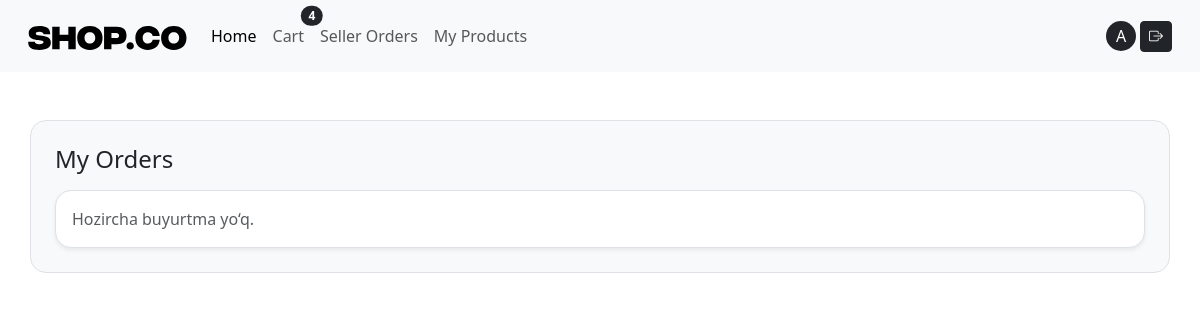
The page /my-orders/ (signed in) on the database as committed earlier.
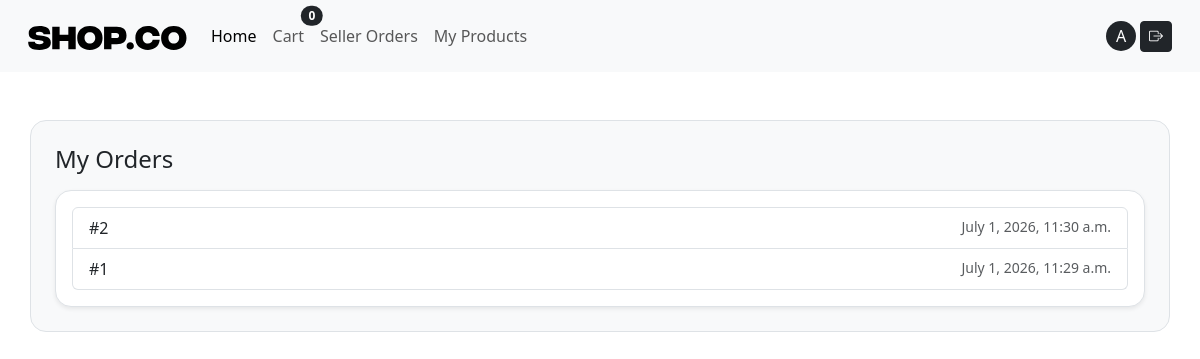
The same page on the database as committed later.
### cart/models.py (models this page shows, shortened)
class Cart(models.Model):
   user = models.OneToOneField(settings.AUTH_USER_MODEL, on_delete=models.CASCADE, related_name='cart')
   created_at = models.DateField(auto_now_add=True)
   updated_at = models.DateField(auto_now=True)
   def total_qty(self):
       return sum(item.qty for item in self.items.all())

class CartItem(models.Model):
   cart = models.ForeignKey(Cart, on_delete=models.CASCADE, related_name="items")
   product = models.ForeignKey(Product, on_delete=models.CASCADE, related_name="cart_items")
   qty = models.PositiveIntegerField(default=1)
   unit_price = models.DecimalField(max_digits=12, decimal_places=2, default=Decimal("0.00"))
   created_at = models.DateTimeField(auto_now_add=True)

### orders/models.py (models this page shows, shortened)
class Order(models.Model):
   user = models.ForeignKey(  # buyurtma egasi (xaridor)
       settings.AUTH_USER_MODEL,
       on_delete=models.CASCADE,
       related_name="orders"
   )
   full_name = models.CharField(max_length=120)  # checkoutdagi ism-familiya
   phone = models.CharField(max_length=30)  # telefon
   address = models.TextField()  # manzil (sodda variant)
   delivery_method = models.CharField(max_length=50, default="standard")  # yetkazish turi
   note = models.TextField(blank=True)  # izoh (ixtiyoriy)
   created_at = models.DateTimeField(auto_now_add=True)  #yaratilgan vaqt

### orders/views.py (the view)
# urls.py: path("my-orders/", views.MyOrdersListView.as_view(), name="my_orders"),  # history
class MyOrdersListView(LoginRequiredMixin, ListView):
   model = Order
   template_name = "orders/my_orders.html"
   context_object_name = "orders"
   paginate_by = 10  # 10 tadan ko‘rsatadi
   def get_queryset(self):
       return Order.objects.filter(user=self.request.user).order_by("-created_at")

### cart/context_processors.py (called while the page is built)
def cart(request):
    if request.user.is_authenticated:
        cart, _ = Cart.objects.get_or_create(user=request.user)
        return {'cart': cart}
    return {'cart': None}

### templates/orders/my_orders.html (shortened to what this page needs)
{% extends "base.html" %}
{% block content %}
<div class="container border rounded p-4 rounded-4 my-5 bg-light">
<h1 class="h4 mb-3">My Orders</h1>
<div class="card shadow-sm border rounded-4">
 <div class="card-body">
   {% if orders %}
     <ul class="list-group">
       {% for o in orders %}
         <a class="list-group-item list-group-item-action d-flex justify-content-between"
            href="{% url 'order_detail' o.id %}">
           <span>#{{ o.id }}</span>
           <span class="text-muted small">{{ o.created_at }}</span></a>
       {% endfor %}</ul>
   {% else %}
     <p class="text-muted mb-0">Hozircha buyurtma yo‘q.</p>
   {% endif %}</div></div>
</div>
{% endblock %}

### templates/includes/navbar.html (shortened to what this page needs)
{% load static %}
<nav class="navbar navbar-expand-lg bg-body-tertiary p-3">
  <div class="container-fluid">
    <a class="navbar-brand" href="/"><img src="{% static 'images/logo.svg' %}" alt=""/></a>
    <div class="collapse navbar-collapse" id="navbarSupportedContent">
      <ul class="navbar-nav me-auto mb-2 mb-lg-0">
        <li class="nav-item">
          <a class="nav-link active" aria-current="page" href="/">Home</a>
        </li>
        <li class="nav-item">
          <a href="{% url 'cart_detail' %}" class="nav-link position-relative btn btn-sm ">
  Cart
  <span class="position-absolute top-0 start-100 translate-middle badge rounded-pill bg-dark">
     {{ cart.total_qty }}
  </span>
</a>
        </li>
        <li class="nav-item">
          {% if request.user.is_authenticated %}
 {% if request.user.role == "SELLER" %}
   <a class="nav-link" href="{% url 'seller_order_items' %}">Seller Orders</a>
 {% endif %}
{% endif %}
        </li>
        <li class="nav-item">
          {% if request.user.is_authenticated and request.user.role == "SELLER" %}
<a class="nav-link" href="{% url 'seller_products' %}">
My Products
</a>
{%endif %}
</li>
      </ul>
      {% if user.is_authenticated %}
        <a style="width: 30px; height:30px;" class="text-decoration-none d-flex align-items-center justify-content-center bg-dark text-white rounded rounded-circle me-1"  href="{% url 'profile_detail' %}">{{ user.username|slice:1|title }}</a>
      <form method="post" action="{% url 'logout' %}">
        <button class="btn btn-dark btn-sm"><i class="bi bi-box-arrow-right"></i></button>
      </form>
      {% else %}
      <a class="btn btn-dark rounded rounded-pill me-1" href="{% url 'signup' %}">Ro'yxatdan o'tish</a>
      <a class="btn btn-dark rounded rounded-pill" href="{% url 'login' %}">Kirish</a>
      {% endif %}
    </div>
  </div>
</nav>

Rows that differ between the two databases and show on the page:
computed for Cart: total_qty "4" → "0"
added Order: id "2", created_at "July 1, 2026, 11:30 a.m."
added Order: id "1", created_at "July 1, 2026, 11:29 a.m."
Other text that changed with them:
text no longer shown: "Hozircha buyurtma yo‘q."
